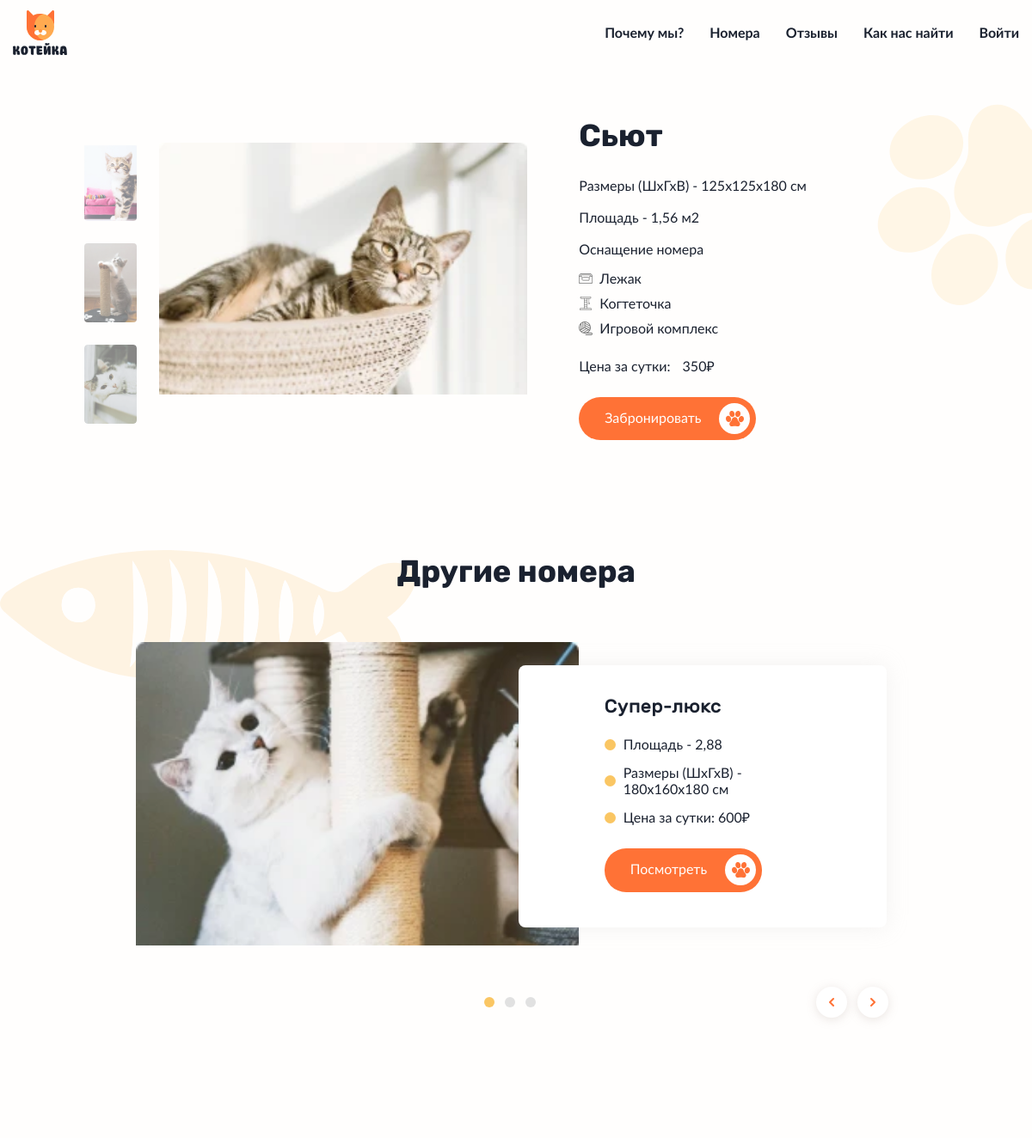
Screenshot of /room_page.php?id=5 with the database file from the repository.
### tables this page shows
CREATE TABLE `cat_room` (
  `id_room` int(11) NOT NULL,
  `class_room` varchar(50) NOT NULL,
  `img_room` varchar(255) NOT NULL,
  `size_room` varchar(50) NOT NULL,
  `square_room` varchar(50) NOT NULL,
  `price_room` int(11) NOT NULL,
  `img2_room` varchar(255) NOT NULL
);

CREATE TABLE `name_addition` (
  `id_addition` int(11) NOT NULL,
  `name_addition` varchar(50) NOT NULL,
  `img_addition` varchar(255) NOT NULL
);

### room_page.php (called while the page is built)
<?php
	include("basis/head.php");
	include("basis/header.php");
	include("content/room-page.php");
	include("basis/footer.php");
?>

### content/room-page.php (the view, shortened to what this page needs)
<?php
  $room_id = $_GET['id'];
?>
    <main class="room-page">
      <section>
        <div class="center center--flex center--padding-t center--padding-b">
          <?php
            $push = 'SELECT * FROM `cat_room` where id_room = '.$room_id.'';
            $room = mysqli_query($cat_db, $push);
            if($room){
            while($res = mysqli_fetch_array($room)){
              $class = $res['class_room'];
          ?>
          <div class="room-page__column">
            <div class="room-page__img-container">
              <div class="room-page__img-wrapper room-page__img-wrapper--top">
                <picture>
                  <source type="image/webp" media="(min-width: 320px)" srcset="img/super-lux2@1x.webp 1x, img/super-lux2@2x.webp 2x">
                  <img src="img/super-lux2@1x.jpg" srcset="img/super-lux2@2x.jpg 2x" alt="<?php echo $class; ?>">
                </picture>
              </div>
              <div class="room-page__img-wrapper room-page__img-wrapper--mid">
                <picture>
                  <source type="image/webp" media="(min-width: 320px)" srcset="img/super-lux3@1x.webp 1x, img/super-lux3@2x.webp 2x">
                  <img src="img/super-lux3@1x.jpg" srcset="img/super-lux3@2x.jpg 2x" alt="<?php echo $class; ?>">
                </picture>
              </div>
              <div class="room-page__img-wrapper room-page__img-wrapper--bot">
                <picture>
                  <source type="image/webp" media="(min-width: 320px)" srcset="img/super-lux4@1x.webp 1x, img/super-lux4@2x.webp 2x">
                  <img src="img/super-lux4@1x.jpg" srcset="img/super-lux4@2x.jpg 2x" alt="<?php echo $class; ?>">
                </picture>
              </div>
            </div>
            <div class="room-page__img-wrapper">
              <picture>
                <source type="image/webp" media="(min-width: 320px)" srcset="<?php echo $res['img2_room']; ?>">
                <img src="<?php echo $res['img_room']; ?>" srcset="<?php echo $res['img_room']; ?>" width="500" height="396" alt="<?php echo $res['class_room']; ?>">
              </picture>
            </div>
          </div>
          <div class="room-page__column">
            <h1><?php echo $class; ?></h1>
            <p>Размеры (ШхГхВ) - <?php echo $res['size_room']; ?> см</p>
            <p>Площадь - <?php echo $res['square_room']; ?> м2</p>
            <p>Оснащение номера</p>
            <ul class="room-page__list">
            <?php
                    $add = 'SELECT name_addition.name_addition, name_addition.img_addition FROM room_addition JOIN name_addition ON room_addition.name_addition=name_addition.id_addition WHERE room_addition.room_addition = '.$res['id_room'].'';
                    $addition = mysqli_query($cat_db, $add);
                    if ($addition){
                      while($add_room = mysqli_fetch_array($addition)){
                  ?>
              <li class="room-page__item room-page__item--<?php if($add_room['img_addition'] == "#icon-bed"){echo "bed";}else if($add_room['img_addition'] == "#icon-house"){echo "house";}else if($add_room['img_addition'] == "#icon-toy"){echo "play";}else if($add_room['img_addition'] == "#icon-claw"){echo "claw";}?>">
                <span><use xlink:href="<?php echo $add_room['img_addition']; ?>"></use></span>
                <p><?php echo $add_room['name_addition']; ?></p>
              </li>
              <?php
                      }}
                  ?>
            </ul>
            <p>Цена за сутки: <span class="room-page__price"></span><?php echo $res['price_room']; ?>₽</p>
            <button class="button book-button" type="button">
              <span>Забронировать</span>
              <span class="button__paw">
                <svg width="21" height="18"><use xlink:href="#icon-paw"></use>
                </svg>
              </span>
            </button>
          </div>
        </div>
        <?php
}}
?>
      </section>
      <section class="rooms rooms--page">
        <div class="center center--sm center--padding-t center--padding-b">
          <h2>Другие номера</h2>
          <div class="rooms__slider-container swiper-container">
          <ul class="rooms__list swiper-wrapper">
<?php
$push = 'SELECT * FROM `cat_room` where id_room != '.$room_id.' ORDER BY `cat_room`.`id_room` DESC limit 3';
$input = mysqli_query($cat_db, $push);
if (isset($input)){
while($row = mysqli_fetch_array($input)){
?>
<li class="rooms__item swiper-slide">
  <div class="rooms__img-container">
  <a href="room_page.php?id=<?php echo $row['id_room'];?>"><picture>
      <source type="image/webp" srcset="<?php echo $row['img2_room'];?>">
      <source type="image/jpeg" srcset="<?php echo $row['img_room'];?>">
      <img src="<?php echo $row['img_room'];?>" width="600" height="404" alt="Комфорт">
    </picture></a>
  </div>
  <div class="rooms__info">
    <h3><?php echo $row['class_room'];?></h3>
    <ul class="rooms__info-list">
      <li class="rooms__info-item">
        <p>Площадь - <?php echo $row['square_room'];?></p>
      </li>
      <li class="rooms__info-item">
        <p>Размеры (ШхГхВ) <span class="rooms__no-m">-</span> <?php echo $row['size_room'];?> см</p>
      </li>
      <li class="rooms__info-item">
        <p>Цена за сутки: <?php echo $row['price_room']?>₽</p>
      </li>
    </ul>
    <button class="button "  onclick="window.location.href='room_page.php?id=<?php echo $row['id_room'];?>';">
      <span>Посмотреть</span>
      <span class="button__paw">
        <svg width="21" height="18"><use xlink:href="#icon-paw"></use>
        </svg>
      </span>
    </button>
  </div>
</li>
<?php
}
}
?>
</ul>
          </div>
          <div class="slider-controls">
            <ul class="dots dots--room">
            </ul>
            <div class="slider-controls__list">
              <button class="slider-controls__button slider-controls__button--left slider-controls__button--prev" type="button">
                <svg width="6" height="12"><use xlink:href="#icon-arrow"></use>
                </svg>
              </button>
              <button class="slider-controls__button slider-controls__button--right slider-controls__button--next" type="button">
                <svg width="6" height="12"><use xlink:href="#icon-arrow"></use>
                </svg>
              </button>
            </div>
          </div>
        </div>
      </section>
    </main>

### rows the page displays
cat_room: class_room "Сьют", size_room "125х125х180", square_room "1,56", price_room "350"
name_addition: name_addition "Лежак"
name_addition: name_addition "Когтеточка"
name_addition: name_addition "Игровой комплекс"
cat_room: class_room "Супер-люкс", square_room "2,88", size_room "180х160х180", price_room "600"
